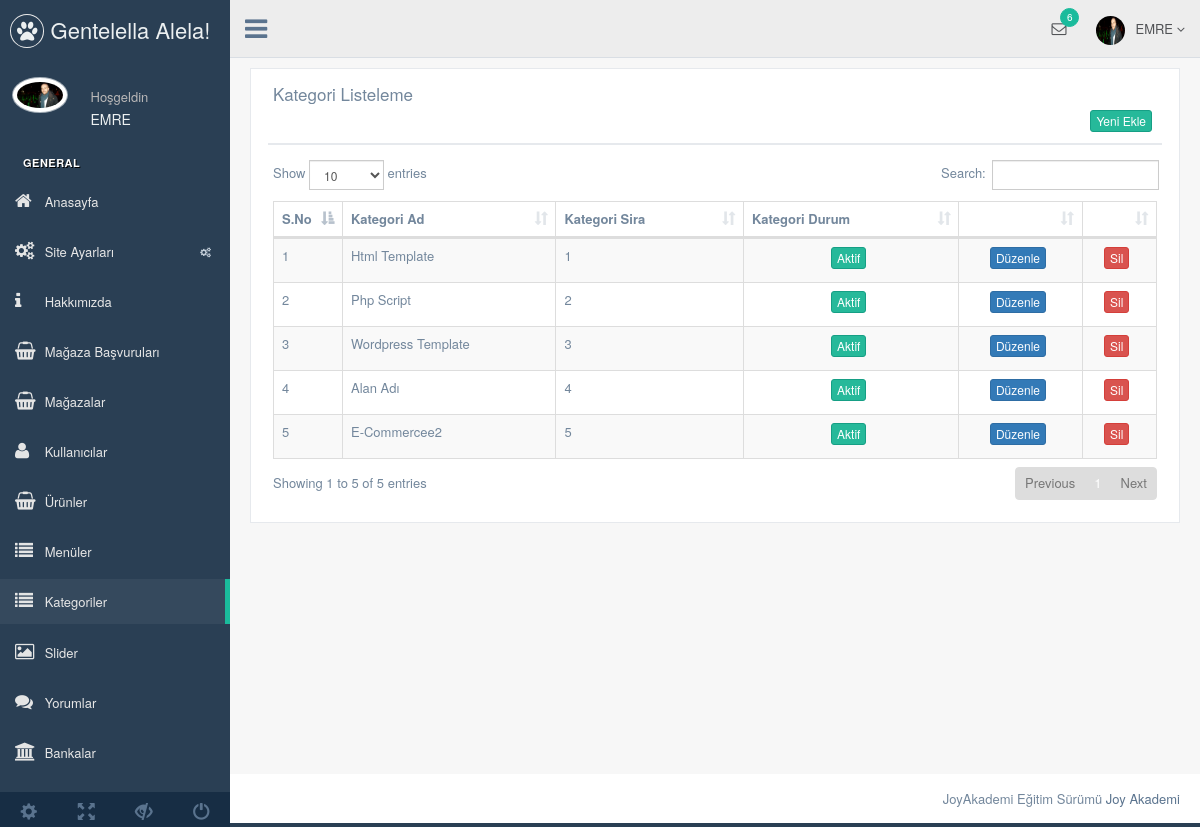
Screenshot of /nedmin/production/kategori.php (signed in) with the database file from the repository.
### tables this page shows
CREATE TABLE IF NOT EXISTS `kullanici` (
  `kullanici_id` int(11) NOT NULL AUTO_INCREMENT,
  `subMerchantKey` varchar(500) NOT NULL,
  `kullanici_magaza` enum('0','1','2') NOT NULL DEFAULT '0',
  `kullanici_magazafoto` varchar(500) NOT NULL DEFAULT 'dimg/magaza-fotoyok.png',
  `kullanici_zaman` datetime NOT NULL DEFAULT CURRENT_TIMESTAMP,
  `kullanici_sonzaman` datetime NOT NULL,
  `kullanici_resim` varchar(250) NOT NULL,
  `kullanici_tc` varchar(50) NOT NULL,
  `kullanici_banka` varchar(100) NOT NULL,
  `kullanici_iban` varchar(50) DEFAULT NULL,
  `kullanici_ad` varchar(50) NOT NULL,
  `kullanici_soyad` varchar(50) NOT NULL,
  `kullanici_mail` varchar(100) NOT NULL,
  `kullanici_gsm` varchar(50) NOT NULL,
  `kullanici_password` varchar(50) NOT NULL,
  `kullanici_adres` varchar(250) NOT NULL,
  `kullanici_il` varchar(100) NOT NULL,
  `kullanici_ilce` varchar(100) NOT NULL,
  `kullanici_unvan` varchar(100) NOT NULL,
  `kullanici_tip` enum('PERSONAL','PRIVATE_COMPANY','LIMITED_OR_JOINT_STOCK_COMPANY','') DEFAULT 'PERSONAL',
  `kullanici_vdaire` varchar(50) NOT NULL,
  `kullanici_vno` varchar(50) NOT NULL,
  `kullanici_yetki` varchar(50) NOT NULL,
  `kullanici_durum` int(1) NOT NULL DEFAULT '1',
  PRIMARY KEY (`kullanici_id`)
);

CREATE TABLE IF NOT EXISTS `kategori` (
  `kategori_id` int(11) NOT NULL AUTO_INCREMENT,
  `kategori_ad` varchar(100) NOT NULL,
  `kategori_onecikar` enum('0','1') NOT NULL,
  `kategori_seourl` varchar(250) NOT NULL,
  `kategori_sira` int(2) NOT NULL,
  `kategori_durum` enum('0','1') NOT NULL DEFAULT '1',
  `kategori_ust` enum('0','1') NOT NULL DEFAULT '0',
  PRIMARY KEY (`kategori_id`)
);

### nedmin/production/kategori.php (the view, shortened to what this page needs)
<?php
include 'header.php';
$kategorisor=$db->prepare("SELECT * FROM kategori order by kategori_sira ASC");
$kategorisor->execute();
?>
<div class="right_col" role="main">
  <div class="">
    <div class="row">
      <div class="col-md-12 col-sm-12 col-xs-12">
        <div class="x_panel">
          <div class="x_title">
            <h2>Kategori Listeleme </h2>
            <div class="clearfix"></div>
            <div align="right">
              <a href="kategori-ekle.php"><button class="btn btn-success btn-xs"> Yeni Ekle</button></a>
            </div>
          </div>
          <div class="x_content">
            <table id="datatable-responsive" class="table table-striped table-bordered dt-responsive nowrap" cellspacing="0" width="100%">
              <thead>
                <tr>
                  <th>S.No</th>
                  <th>Kategori Ad</th>
                  <th>Kategori Sira</th>
                  <th>Kategori Durum</th>
                  <th></th>
                  <th></th>
                </tr>
              </thead>
              <tbody>
                <?php
                $say=0;
                while($kategoricek=$kategorisor->fetch(PDO::FETCH_ASSOC)) { $say++?>
                <tr>
                 <td width="20"><?php echo $say ?></td>
                 <td><?php echo $kategoricek['kategori_ad'] ?></td>
                 <td><?php echo $kategoricek['kategori_sira'] ?></td>
                 <td><center><?php
                  if ($kategoricek['kategori_durum']==1) {?>
                  <button class="btn btn-success btn-xs">Aktif</button>
                <?php } else {?>
                <button class="btn btn-danger btn-xs">Pasif</button>
                <?php } ?>
              </center>
            </td>
            <td><center><a href="kategori-duzenle.php?kategori_id=<?php echo $kategoricek['kategori_id']; ?>"><button class="btn btn-primary btn-xs">Düzenle</button></a></center></td>
            <td><center><a href="../netting/islem.php?kategori_id=<?php echo $kategoricek['kategori_id']; ?>&kategorisil=ok"><button class="btn btn-danger btn-xs">Sil</button></a></center></td>
          </tr>
          <?php  }
          ?>
        </tbody>
      </table>
    </div>
  </div>
</div>
</div>
</div>
</div>
<?php include 'footer.php'; ?>

### nedmin/production/header.php (shortened to what this page needs)
<?php
include '../netting/baglan.php';
$kullanicisor=$db->prepare("SELECT * FROM kullanici where kullanici_mail=:mail");
$kullanicisor->execute(array(
  'mail' => $_SESSION['kullanici_mail']
  ));
$kullanicicek=$kullanicisor->fetch(PDO::FETCH_ASSOC);
?>
<!DOCTYPE html>
<html lang="en">
<head>
  <link href="../vendors/bootstrap/dist/css/bootstrap.min.css" rel="stylesheet">
  <link href="../vendors/font-awesome/css/font-awesome.min.css" rel="stylesheet">
  <link href="../vendors/nprogress/nprogress.css" rel="stylesheet">
  <link href="../vendors/iCheck/skins/flat/green.css" rel="stylesheet">
  <link href="../vendors/datatables.net-bs/css/dataTables.bootstrap.min.css" rel="stylesheet">
  <link href="../vendors/datatables.net-buttons-bs/css/buttons.bootstrap.min.css" rel="stylesheet">
  <link href="../vendors/datatables.net-fixedheader-bs/css/fixedHeader.bootstrap.min.css" rel="stylesheet">
  <link href="../vendors/datatables.net-responsive-bs/css/responsive.bootstrap.min.css" rel="stylesheet">
  <link href="../vendors/datatables.net-scroller-bs/css/scroller.bootstrap.min.css" rel="stylesheet">
  <link href="../vendors/dropzone/dist/min/dropzone.min.css" rel="stylesheet">
  <link href="../build/css/custom.min.css" rel="stylesheet">
</head>
<body class="nav-md">
  <div class="container body">
    <div class="main_container">
      <div class="col-md-3 left_col">
        <div class="left_col scroll-view">
          <div class="navbar nav_title" style="border: 0;">
            <a href="index.html" class="site_title"><i class="fa fa-paw"></i> <span>Gentelella Alela!</span></a>
          </div>
          <div class="profile clearfix">
            <div class="profile_pic">
              <img src="images/img.jpg" alt="..." class="img-circle profile_img">
            </div>
            <div class="profile_info">
              <span>Hoşgeldin</span>
              <h2><?php echo $kullanicicek['kullanici_ad'] ?></h2>
            </div>
          </div>
          <br />
          <div id="sidebar-menu" class="main_menu_side hidden-print main_menu">
            <div class="menu_section">
              <h3>General</h3>
              <ul class="nav side-menu">
                <li><a href="index.php"><i class="fa fa-home"></i> Anasayfa </a></li>
                <li><a><i class="fa fa-cogs"></i> Site Ayarları <span class="fa fa-cogs"></span></a>
             </li>
             <li><a href="hakkimizda.php"><i class="fa fa-info"></i> Hakkımızda </a></li>
             <li><a href="magaza-onay.php"><i class="fa fa-shopping-basket"></i> Mağaza Başvuruları </a></li>
             <li><a href="magazalar.php"><i class="fa fa-shopping-basket"></i> Mağazalar </a></li>
             <li><a href="kullanici.php"><i class="fa fa-user"></i> Kullanıcılar </a></li>
             <li><a href="urun.php"><i class="fa fa-shopping-basket"></i> Ürünler </a></li>
             <li><a href="menu.php"><i class="fa fa-list"></i> Menüler </a></li>
             <li><a href="kategori.php"><i class="fa fa-list"></i> Kategoriler </a></li>
             <li><a href="slider.php"><i class="fa fa-image"></i> Slider </a></li>
             <li><a href="yorum.php"><i class="fa fa-comments"></i> Yorumlar </a></li>
             <li><a href="banka.php"><i class="fa fa-bank"></i> Bankalar </a></li>
           </ul>
         </div>
       </div>
       <div class="sidebar-footer hidden-small">
        <a data-toggle="tooltip" data-placement="top" title="Settings">
          <span class="glyphicon glyphicon-cog" aria-hidden="true"></span>
        </a>
        <a data-toggle="tooltip" data-placement="top" title="FullScreen">
          <span class="glyphicon glyphicon-fullscreen" aria-hidden="true"></span>
        </a>
        <a data-toggle="tooltip" data-placement="top" title="Lock">
          <span class="glyphicon glyphicon-eye-close" aria-hidden="true"></span>
        </a>
        <a data-toggle="tooltip" data-placement="top" title="Logout">
          <span class="glyphicon glyphicon-off" aria-hidden="true"></span>
        </a>
      </div>
    </div>
  </div>
  <div class="top_nav">
    <div class="nav_menu">
      <nav>
        <div class="nav toggle">
          <a id="menu_toggle"><i class="fa fa-bars"></i></a>
        </div>
        <ul class="nav navbar-nav navbar-right">
          <li class="">
            <a href="javascript:;" class="user-profile dropdown-toggle" data-toggle="dropdown" aria-expanded="false">
              <img src="images/img.jpg" alt=""><?php echo $kullanicicek['kullanici_ad'] ?>
              <span class=" fa fa-angle-down"></span>
            </a>
          </li>
          <li role="presentation" class="dropdown">
            <a href="javascript:;" class="dropdown-toggle info-number" data-toggle="dropdown" aria-expanded="false">
              <i class="fa fa-envelope-o"></i>
              <span class="badge bg-green">6</span>
            </a>
          </li>
        </ul>
      </nav>
    </div>
  </div>

### rows the page displays
kullanici: kullanici_ad "EMRE"
kategori: kategori_ad "Html Template", kategori_sira "1", kategori_durum "Aktif"
kategori: kategori_ad "Php Script", kategori_sira "2", kategori_durum "Aktif"
kategori: kategori_ad "Wordpress Template", kategori_sira "3", kategori_durum "Aktif"
kategori: kategori_ad "Alan Adı", kategori_sira "4", kategori_durum "Aktif"
kategori: kategori_ad "E-Commercee2", kategori_sira "5", kategori_durum "Aktif"
